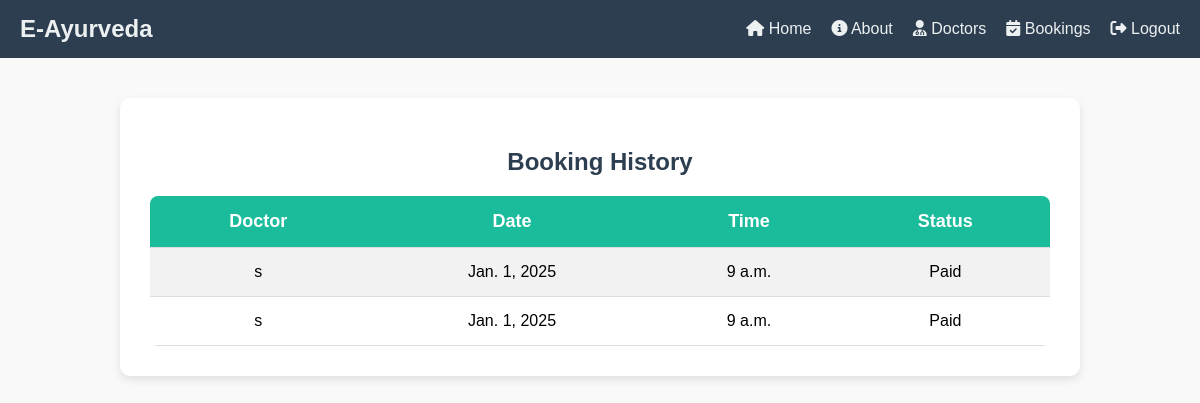
/booking-history/, run on the app's committed database.
### app/models.py (models this page shows, shortened)
class Booking(models.Model):
    doctor = models.ForeignKey(Doctor, on_delete=models.CASCADE, related_name='bookings')
    customer_contact = models.CharField(max_length=15, null=True, blank=True)
    customer_name = models.CharField(max_length=100, null=True, blank=True)
    appointment_date = models.DateField()
    appointment_time = models.TimeField()
    created_at = models.DateTimeField(auto_now_add=True)
    status = models.CharField(
        max_length=20,
        choices=[('Pending', 'Pending'), ('Paid', 'Paid')],
        default='Pending'
    )

class Doctor(models.Model):
    department = models.ForeignKey(Department, on_delete=models.CASCADE, related_name='doctors')
    name = models.CharField(max_length=100)
    bio = models.TextField(blank=True, null=True)
    available = models.BooleanField(default=True)
    consultation_fee = models.DecimalField(max_digits=10, decimal_places=2, default=0.00)  # Add this field

### app/views.py (the view)
# urls.py: path("booking-history/", views.booking_history, name="booking_history"),
def booking_history(request):
    customer_contact = request.GET.get("contact")  # Fetch from URL query param
    if customer_contact:
        bookings = Booking.objects.filter(customer_contact=customer_contact)
    else:
        bookings = Booking.objects.all()  # Show all if no filter is applied
    return render(request, "customer/booking_history.html", {"bookings": bookings})

### templates/customer/booking_history.html (shortened to what this page needs)
<!DOCTYPE html>
<html lang="en">
<head>
    <link rel="stylesheet" href="https://cdnjs.cloudflare.com/ajax/libs/font-awesome/6.4.2/css/all.min.css">
</head>
<body>
<nav class="navbar">
    <div class="logo">E-Ayurveda</div>
    <ul>
        <li><a href="../customerhome"><i class="fas fa-home"></i> Home</a></li>
        <li><a href="../about"><i class="fas fa-info-circle"></i> About</a></li>
        <li><a href="../doctorss"><i class="fas fa-user-md"></i> Doctors</a></li>
        <li><a href="../booking-history"><i class="fas fa-calendar-check"></i> Bookings</a></li>
        <li><a href="../logout"><i class="fas fa-sign-out-alt"></i> Logout</a></li>
    </ul>
</nav>
<div class="container">
    <h2>Booking History</h2>
    <table>
        <tr>
            <th>Doctor</th>
            <th>Date</th>
            <th>Time</th>
            <th>Status</th>
        </tr>
        {% for booking in bookings %}
        <tr>
            <td>{{ booking.doctor.name }}</td>
            <td>{{ booking.appointment_date }}</td>
            <td>{{ booking.appointment_time }}</td>
            <td class="status-{{ booking.status|lower }}">{{ booking.status }}</td>
        </tr>
        {% empty %}
        <tr>
            <td colspan="4" style="color: #7f8c8d;">No bookings found.</td>
        </tr>
        {% endfor %}
    </table>
</div>
</body>
</html>

### templates/customer/booking_history.html (style rules this page uses)
body { font-family: 'Arial', sans-serif; margin: 0; padding: 0; background-color: #f9f9f9; }
.navbar { background-color: #2c3e50; padding: 15px 20px; display: flex; justify-content: space-between; align-items: center; }
.logo { font-size: 24px; font-weight: bold; color: #ecf0f1; }
.navbar ul { list-style: none; padding: 0; margin: 0; display: flex; }
.navbar ul li { margin-left: 20px; }
.navbar ul li a { color: #ecf0f1; text-decoration: none; font-size: 16px; transition: color 0.3s ease; }
.container { max-width: 900px; margin: 40px auto; background: #fff; padding: 30px; border-radius: 10px; box-shadow: 0 4px 10px rgba(0, 0, 0, 0.1); text-align: center; }
h2 { color: #2c3e50; margin-bottom: 20px; font-size: 24px; }
table { width: 100%; border-collapse: collapse; margin-top: 20px; background: white; border-radius: 8px; overflow: hidden; }
th, td { padding: 15px; text-align: center; border-bottom: 1px solid #ddd; }
th { background-color: #1abc9c; color: white; font-size: 18px; }
tr:nth-child(even) { background-color: #f2f2f2; }

### data on the page
Booking: doctor.name "s", appointment_date "Jan. 1, 2025", appointment_time "9 a.m.", status "Paid"
Booking: doctor.name "s", appointment_date "Jan. 1, 2025", appointment_time "9 a.m.", status "Paid"
